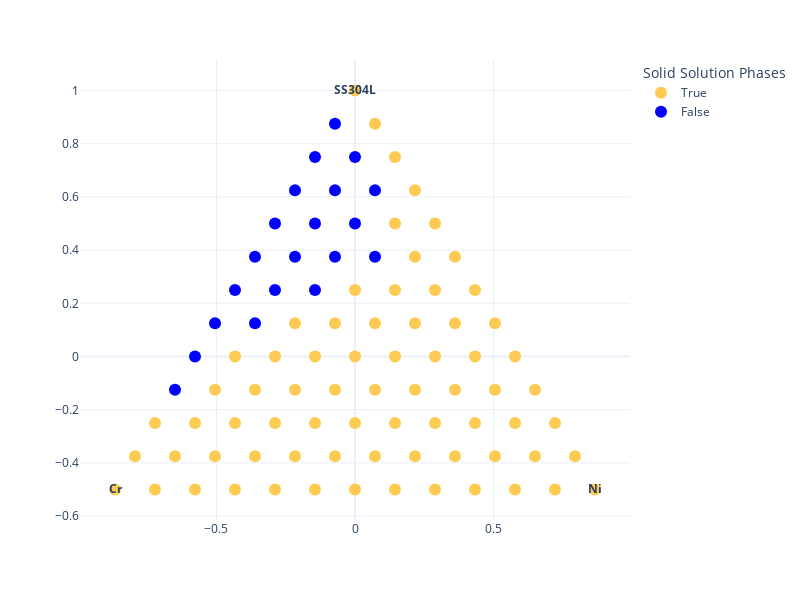

The cell this chart's notebook holds for it:
### Code cell
gridFeasible
fig = px.scatter(gridAtt_projected_df, x='x', y='y', color=gridFeasible, text=labels, hover_name=formulas,
              template='plotly_white', width=800, height=600, color_discrete_map=color_map, 
              labels={'color':'Solid Solution Phases', 'x':'', 'y':''})
fig.update_traces( marker_size=12)
fig.show()

### Figure 1 — Plotly figure (JSON) as saved in the notebook; plotly's stock layout.template omitted (floating-point values rounded to 4 significant figures)
{"data": [{"hovertemplate": "<b>%{hovertext}</b><br><br>Solid Solution Phases=True<br>=%{y}<br>text=%{text}<extra></extra>", "hovertext": ["(  0) Cr100.0 ", "(  1) Ni8.3 Cr91.7 ", "(  2) Ni16.7 Cr83.3 ", "(  3) Ni25.0 Cr75.0 ", "(  4) Ni33.3 Cr66.7 ", "(  5) Ni41.7 Cr58.3 ", "(  6) Ni50.0 Cr50.0 ", "(  7) Ni58.3 Cr41.7 ", "(  8) Ni66.7 Cr33.3 ", "(  9) Ni75.0 Cr25.0 ", "( 10) Ni83.3 Cr16.7 ", "( 11) Ni91.7 Cr8.3 ", "( 12) Ni100.0 ", "( 13) Ni0.8 Cr93.3 Fe5.9 ", "( 14) Ni9.1 Cr85.0 Fe5.9 ", "( 15) Ni17.5 Cr76.7 Fe5.9 ", "( 16) Ni25.8 Cr68.3 Fe5.9 ", "( 17) Ni34.1 Cr60.0 Fe5.9 ", "( 18) Ni42.5 Cr51.7 Fe5.9 ", "( 19) Ni50.8 Cr43.3 Fe5.9 ", "( 20) Ni59.1 Cr35.0 Fe5.9 ", "( 21) Ni67.5 Cr26.7 Fe5.9 ", "( 22) Ni75.8 Cr18.3 Fe5.9 ", "( 23) Ni84.1 Cr10.0 Fe5.9 ", "( 24) Ni92.5 Cr1.7 Fe5.9 ", "( 25) Ni1.6 Cr86.7 Fe11.7 ", "( 26) Ni9.9 Cr78.3 Fe11.7 ", "( 27) Ni18.3 Cr70.0 Fe11.7 ", "( 28) Ni26.6 Cr61.7 Fe11.7 ", "( 29) Ni34.9 Cr53.3 Fe11.7 ", "( 30) Ni43.3 Cr45.0 Fe11.7 ", "( 31) Ni51.6 Cr36.7 Fe11.7 ", "( 32) Ni59.9 Cr28.3 Fe11.7 ", "( 33) Ni68.3 Cr20.0 Fe11.7 ", "( 34) Ni76.6 Cr11.7 Fe11.7 ", "( 35) Ni84.9 Cr3.3 Fe11.7 ", "( 37) Ni10.7 Cr71.7 Fe17.6 ", "( 38) Ni19.1 Cr63.3 Fe17.6 ", "( 39) Ni27.4 Cr55.0 Fe17.6 ", "( 40) Ni35.7 Cr46.7 Fe17.6 ", "( 41) Ni44.1 Cr38.3 Fe17.6 ", "( 42) Ni52.4 Cr30.0 Fe17.6 ", "( 43) Ni60.7 Cr21.7 Fe17.6 ", "( 44) Ni69.1 Cr13.3 Fe17.6 ", "( 45) Ni77.4 Cr5.0 Fe17.6 ", "( 47) Ni11.5 Cr65.0 Fe23.5 ", "( 48) Ni19.9 Cr56.6 Fe23.5 ", "( 49) Ni28.2 Cr48.3 Fe23.5 ", "( 50) Ni36.5 Cr40.0 Fe23.5 ", "( 51) Ni44.9 Cr31.6 Fe23.5 ", "( 52) Ni53.2 Cr23.3 Fe23.5 ", "( 53) Ni61.5 Cr15.0 Fe23.5 ", "( 54) Ni69.9 Cr6.6 Fe23.5 ", "( 57) Ni20.7 Cr50.0 Fe29.4 ", "( 58) Ni29.0 Cr41.6 Fe29.4 ", "( 59) Ni37.3 Cr33.3 Fe29.4 ", "( 60) Ni45.7 Cr25.0 Fe29.4 ", "( 61) Ni54.0 Cr16.6 Fe29.4 ", "( 62) Ni62.3 Cr8.3 Fe29.4 ", "( 66) Ni29.8 Cr35.0 Fe35.2 ", "( 67) Ni38.1 Cr26.6 Fe35.2 ", "( 68) Ni46.5 Cr18.3 Fe35.2 ", "( 69) Ni54.8 Cr10.0 Fe35.2 ", "( 74) Ni38.9 Cr20.0 Fe41.1 ", "( 75) Ni47.3 Cr11.6 Fe41.1 ", "( 79) Ni31.4 Cr21.6 Fe47.0 ", "( 80) Ni39.7 Cr13.3 Fe47.0 ", "( 84) Ni32.2 Cr15.0 Fe52.8 ", "( 87) Ni24.7 Cr16.6 Fe58.7 ", "( 89) Ni17.1 Cr18.3 Fe64.6 ", "( 90) Ni9.6 Cr19.9 Fe70.4 "], "legendgroup": "True", "marker": {"color": "#FECB52", "size": 12, "symbol": "circle"}, "mode": "markers+text", "name": "True", "orientation": "v", "showlegend": true, "text": ["<b>Cr</b>", "", "", "", "", "", "", "", "", "", "", "", "<b>Ni</b>", "", "", "", "", "", "", "", "", "", "", "", "", "", "", "", "", "", "", "", "", "", "", "", "", "", "", "", "", "", "", "", "", "", "", "", "", "", "", "", "", "", "", "", "", "", "", "", "", "", "", "", "", "", "", "", "", "", "<b>SS304L</b>"], "type": "scatter", "x": [-0.866, -0.7217, -0.5774, -0.433, -0.2887, -0.1443, 0, 0.1443, 0.2887, 0.433, 0.5774, 0.7217, 0.866, -0.7939, -0.6495, -0.5052, -0.3608, -0.2165, -0.07217, 0.07217, 0.2165, 0.3608, 0.5052, 0.6495, 0.7939, -0.7217, -0.5774, -0.433, -0.2887, -0.1443, -1.602e-17, 0.1443, 0.2887, 0.433, 0.5774, 0.7217, -0.5052, -0.3608, -0.2165, -0.07217, 0.07217, 0.2165, 0.3608, 0.5052, 0.6495, -0.433, -0.2887, -0.1443, 1.602e-17, 0.1443, 0.2887, 0.433, 0.5774, -0.2165, -0.07217, 0.07217, 0.2165, 0.3608, 0.5052, 0, 0.1443, 0.2887, 0.433, 0.2165, 0.3608, 0.1443, 0.2887, 0.2165, 0.1443, 0.07217, 0], "xaxis": "x", "y": [-0.5, -0.5, -0.5, -0.5, -0.5, -0.5, -0.5, -0.5, -0.5, -0.5, -0.5, -0.5, -0.5, -0.375, -0.375, -0.375, -0.375, -0.375, -0.375, -0.375, -0.375, -0.375, -0.375, -0.375, -0.375, -0.25, -0.25, -0.25, -0.25, -0.25, -0.25, -0.25, -0.25, -0.25, -0.25, -0.25, -0.125, -0.125, -0.125, -0.125, -0.125, -0.125, -0.125, -0.125, -0.125, -5.551e-17, 0, -2.776e-17, 0, -2.776e-17, -1.388e-17, -3.469e-17, 0, 0.125, 0.125, 0.125, 0.125, 0.125, 0.125, 0.25, 0.25, 0.25, 0.25, 0.375, 0.375, 0.5, 0.5, 0.625, 0.75, 0.875, 1], "yaxis": "y"}, {"hovertemplate": "<b>%{hovertext}</b><br><br>Solid Solution Phases=False<br>=%{y}<br>text=%{text}<extra></extra>", "hovertext": ["( 36) Ni2.4 Cr80.0 Fe17.6 ", "( 46) Ni3.2 Cr73.3 Fe23.5 ", "( 55) Ni4.0 Cr66.6 Fe29.4 ", "( 56) Ni12.3 Cr58.3 Fe29.4 ", "( 63) Ni4.8 Cr60.0 Fe35.2 ", "( 64) Ni13.1 Cr51.6 Fe35.2 ", "( 65) Ni21.5 Cr43.3 Fe35.2 ", "( 70) Ni5.6 Cr53.3 Fe41.1 ", "( 71) Ni13.9 Cr45.0 Fe41.1 ", "( 72) Ni22.3 Cr36.6 Fe41.1 ", "( 73) Ni30.6 Cr28.3 Fe41.1 ", "( 76) Ni6.4 Cr46.6 Fe47.0 ", "( 77) Ni14.7 Cr38.3 Fe47.0 ", "( 78) Ni23.1 Cr30.0 Fe47.0 ", "( 81) Ni7.2 Cr40.0 Fe52.8 ", "( 82) Ni15.5 Cr31.6 Fe52.8 ", "( 83) Ni23.9 Cr23.3 Fe52.8 ", "( 85) Ni8.0 Cr33.3 Fe58.7 ", "( 86) Ni16.3 Cr24.9 Fe58.7 ", "( 88) Ni8.8 Cr26.6 Fe64.6 "], "legendgroup": "False", "marker": {"color": "blue", "size": 12, "symbol": "circle"}, "mode": "markers+text", "name": "False", "orientation": "v", "showlegend": true, "text": ["", "", "", "", "", "", "", "", "", "", "", "", "", "", "", "", "", "", "", ""], "type": "scatter", "x": [-0.6495, -0.5774, -0.5052, -0.3608, -0.433, -0.2887, -0.1443, -0.3608, -0.2165, -0.07217, 0.07217, -0.2887, -0.1443, 8.012e-18, -0.2165, -0.07217, 0.07217, -0.1443, 4.006e-18, -0.07217], "xaxis": "x", "y": [-0.125, 0, 0.125, 0.125, 0.25, 0.25, 0.25, 0.375, 0.375, 0.375, 0.375, 0.5, 0.5, 0.5, 0.625, 0.625, 0.625, 0.75, 0.75, 0.875], "yaxis": "y"}], "layout": {"height": 600, "legend": {"title": {"text": "Solid Solution Phases"}, "tracegroupgap": 0}, "margin": {"t": 60}, "width": 800, "xaxis": {"anchor": "y", "domain": [0, 1], "title": {"text": ""}}, "yaxis": {"anchor": "x", "domain": [0, 1], "title": {"text": ""}}}}
